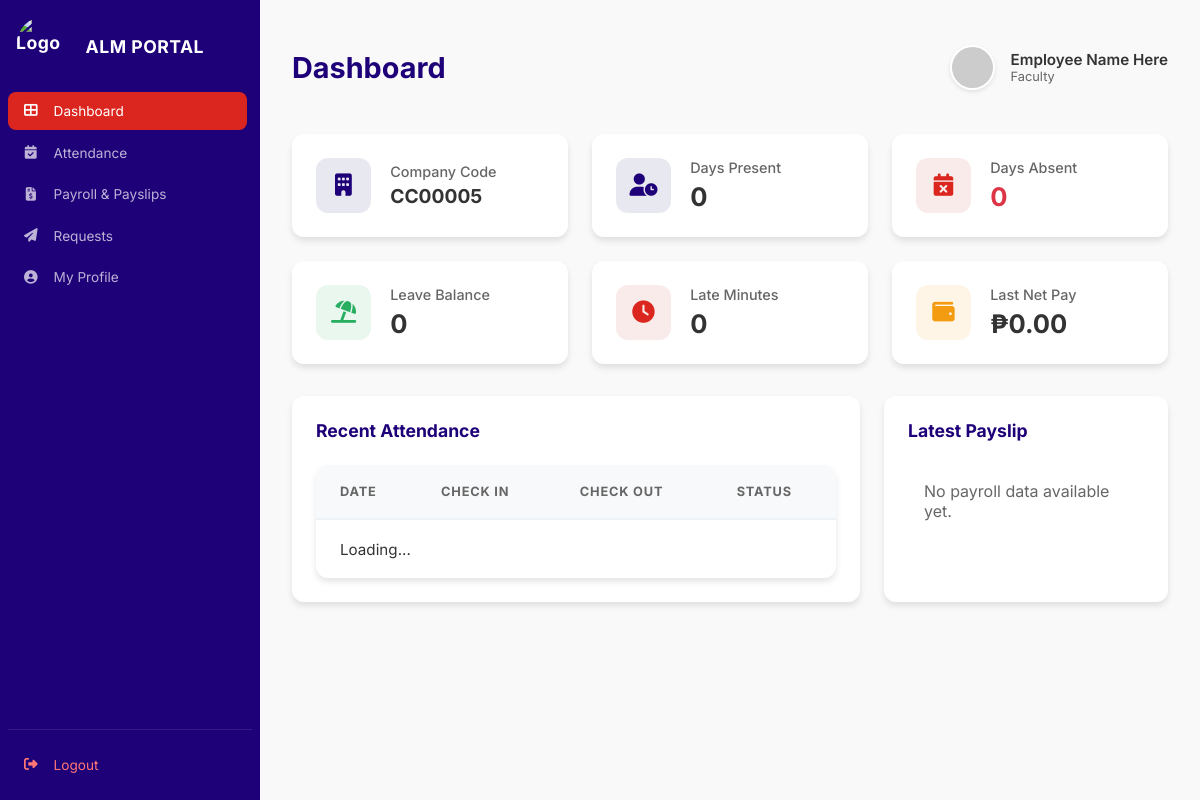
/AI-ML-Test-Bench/ess.php (signed in), run on the app's committed database.
### tables this page shows
CREATE TABLE `employees` (
  `id` int(11) NOT NULL,
  `company_id` int(11) NOT NULL,
  `employee_id` varchar(50) NOT NULL,
  `full_name` varchar(255) NOT NULL,
  `dob` date DEFAULT NULL,
  `position` varchar(100) DEFAULT NULL,
  `faculty_level` enum('SHS','College','Both','') DEFAULT '',
  `hire_date` date DEFAULT NULL,
  `reinstated_at` datetime DEFAULT NULL,
  `reinstated_by` int(11) DEFAULT NULL,
  `department` varchar(100) DEFAULT NULL,
  `basic_salary` decimal(10,2) DEFAULT NULL,
  `status` enum('Active','Inactive','On Leave','Probationary','Contractual','Resigned') DEFAULT 'Active',
  `email` varchar(255) DEFAULT NULL,
  `contact_no` varchar(20) DEFAULT NULL,
  `gender` enum('Male','Female','Other') DEFAULT 'Male',
  `sss` varchar(50) DEFAULT NULL,
  `tin` varchar(50) DEFAULT NULL,
  `philhealth` varchar(50) DEFAULT NULL,
  `pagibig` varchar(50) DEFAULT NULL,
  `leave_balance` int(11) DEFAULT 15,
  `face_descriptor` longtext DEFAULT NULL CHECK (json_valid(`face_descriptor`)),
  `profile_picture` varchar(255) DEFAULT NULL,
  `enrolled_at` datetime DEFAULT NULL,
  `user_id` int(11) DEFAULT NULL,
  `created_at` timestamp NOT NULL DEFAULT current_timestamp(),
  `face_descriptor_encrypted` longtext DEFAULT NULL,
  `encryption_iv` varchar(255) DEFAULT NULL
);

CREATE TABLE `companies` (
  `id` int(11) NOT NULL,
  `company_code` varchar(20) NOT NULL,
  `name` varchar(255) NOT NULL,
  `admin_email` varchar(255) NOT NULL,
  `work_start` time DEFAULT '08:00:00',
  `work_end` time DEFAULT '17:00:00',
  `lunch_start` time DEFAULT '12:00:00',
  `lunch_end` time DEFAULT '13:00:00',
  `lunch_out_start` time DEFAULT '11:30:00',
  `lunch_out_end` time DEFAULT '12:30:00',
  `lunch_in_start` time DEFAULT '12:30:00',
  `lunch_in_end` time DEFAULT '13:30:00',
  `ot_percentage` int(11) DEFAULT 25,
  `deduction_per_sec` decimal(10,4) DEFAULT 0.0083,
  `deduction_per_min` decimal(10,2) DEFAULT 0.50,
  `deduction_per_hour` decimal(10,2) DEFAULT 30.00,
  `biometric_match_threshold` decimal(10,2) DEFAULT 0.60,
  `biometric_duplicate_threshold` decimal(10,2) DEFAULT 0.38,
  `biometric_ambiguity_ratio` decimal(10,2) DEFAULT 1.05,
  `created_at` timestamp NOT NULL DEFAULT current_timestamp(),
  `check_in_start` time DEFAULT '06:00:00',
  `check_in_end` time DEFAULT '10:00:00',
  `check_out_start` time DEFAULT '16:00:00',
  `check_out_end` time DEFAULT '22:00:00',
  `grace_period` int(11) DEFAULT 15,
  `lunch_buffer` int(11) DEFAULT 30,
  `checkout_buffer` int(11) DEFAULT 60,
  `timezone` varchar(100) DEFAULT 'Asia/Manila'
);

### AI-ML-Test-Bench/ess.php (the view, shortened to what this page needs)
<?php
require_once 'backend/db.php';
$user_id = $_SESSION['user_id'];
$stmt = $pdo->prepare("SELECT e.*, u.username, u.email as user_email, c.name as company_name, c.company_code
                     FROM employees e
                     JOIN users u ON e.user_id = u.id
                     JOIN companies c ON e.company_id = c.id
                     WHERE u.id = ?");
$stmt->execute([$user_id]);
$emp = $stmt->fetch();
$full_name = $emp['full_name'] ?? $_SESSION['full_name'] ?? 'Employee';
$company_code = $emp['company_code'] ?? $_SESSION['company_code'] ?? 'N/A';
$position = $emp['position'] ?? 'Staff';
?>
<!DOCTYPE html>
<html lang="en">
<head>
    <link rel="stylesheet" href="https://cdnjs.cloudflare.com/ajax/libs/font-awesome/6.4.0/css/all.min.css">
    <link rel="stylesheet" href="css/style.css">
</head>
<body>
    <div class="app-container">
        <aside class="sidebar">
            <div class="sidebar-header">
                <div class="logo">
                    <img src="assets/logo.jpg" alt="Logo" class="sidebar-logo" border-radius="50%">
                    <span>ALM PORTAL</span>
                </div>
            </div>
            <nav class="sidebar-nav">
                <button class="nav-btn active" onclick="showPage('dashboard', this)">
                    <i class="fas fa-th-large"></i> Dashboard
                </button>
                <button class="nav-btn" onclick="showPage('attendance', this)">
                    <i class="fas fa-calendar-check"></i> Attendance
                </button>
                <button class="nav-btn" onclick="showPage('payroll', this)">
                    <i class="fas fa-file-invoice-dollar"></i> Payroll & Payslips
                </button>
                <button class="nav-btn" onclick="showPage('requests', this)">
                    <i class="fas fa-paper-plane"></i> Requests
                </button>
                <button class="nav-btn" onclick="showPage('profile', this)">
                    <i class="fas fa-user-circle"></i> My Profile
                </button>
            </nav>
            <div class="sidebar-footer">
                <button class="nav-btn logout" onclick="logout()">
                    <i class="fas fa-sign-out-alt"></i> Logout
                </button>
            </div>
        </aside>
        <main class="main-content">
            <header class="top-bar">
                <div class="page-title">
                    <h2 id="current-page-title">Dashboard</h2>
                </div>
                <div class="user-profile">
                    <div class="profile-info">
                        <img src="https://ui-avatars.com/api/?name=<?php echo urlencode($full_name); ?>&background=random" alt="User">
                        <div class="profile-text">
                            <span class="name"><?php echo htmlspecialchars($full_name, ENT_QUOTES, 'UTF-8'); ?></span>
                            <span class="role"><?php echo htmlspecialchars($position, ENT_QUOTES, 'UTF-8'); ?></span>
                        </div>
                    </div>
                </div>
            </header>
            <section id="dashboard" class="page active">
                <div class="stats-grid">
                    <div class="stat-card">
                        <div class="stat-icon blue"><i class="fas fa-building"></i></div>
                        <div class="stat-info">
                            <h3>Company Code</h3>
                            <div class="stat-value" style="font-size: 1.2rem;"><?php echo htmlspecialchars($company_code, ENT_QUOTES, 'UTF-8'); ?></div>
                        </div>
                    </div>
                    <div class="stat-card">
                        <div class="stat-icon blue"><i class="fas fa-user-clock"></i></div>
                        <div class="stat-info">
                            <h3>Days Present</h3>
                            <div class="stat-value" id="stat-present">0</div>
                        </div>
                    </div>
                    <div class="stat-card">
                        <div class="stat-icon red"><i class="fas fa-calendar-times"></i></div>
                        <div class="stat-info">
                            <h3>Days Absent</h3>
                            <div class="stat-value" id="stat-absent" style="color: #dc3545;">0</div>
                        </div>
                    </div>
                    <div class="stat-card">
                        <div class="stat-icon green"><i class="fas fa-umbrella-beach"></i></div>
                        <div class="stat-info">
                            <h3>Leave Balance</h3>
                            <div class="stat-value" id="stat-leave-balance">0</div>
                        </div>
                    </div>
                    <div class="stat-card">
                        <div class="stat-icon red"><i class="fas fa-clock"></i></div>
                        <div class="stat-info">
                            <h3>Late Minutes</h3>
                            <div class="stat-value" id="stat-late">0</div>
                        </div>
                    </div>
                    <div class="stat-card">
                        <div class="stat-icon orange"><i class="fas fa-wallet"></i></div>
                        <div class="stat-info">
                            <h3>Last Net Pay</h3>
                            <div class="stat-value" id="stat-net-pay">₱0.00</div>
                        </div>
                    </div>
                </div>
                <div class="charts-container">
                    <div class="chart-card">
                        <h3>Recent Attendance</h3>
                        <div class="modern-table-wrapper">
                            <table class="modern-table">
                                <thead>
                                    <tr>
                                        <th>Date</th>
                                        <th>Check In</th>
                                        <th>Check Out</th>
                                        <th>Status</th>
                                    </tr>
                                </thead>
                                <tbody id="dashboard-attendance-body">
                                    <tr><td colspan="4" class="text-center">Loading...</td></tr>
                                </tbody>
                            </table>
                        </div>
                    </div>
                    <div class="chart-card">
                        <h3>Latest Payslip</h3>
                        <div id="latest-payslip-summary" class="text-center" style="padding: 1rem;">
                            <p class="text-muted">No payroll data available yet.</p>
                        </div>
                    </div>
                </div>
            </section>
        </main>
    </div>
</body>
</html>

### AI-ML-Test-Bench/css/style.css (style rules this page uses)
* { margin: 0; padding: 0; box-sizing: border-box; font-family: 'Inter', sans-serif; }
body { background-color: var(--bg-light); color: var(--text-dark); }
.app-container { display: flex; min-height: 100vh; }
.sidebar { width: var(--sidebar-width); background-color: var(--primary-color); color: white; padding: 1rem 0.5rem; display: flex; flex-direction: column; position: fixed; height: 100vh; transition: width 0.3s ease; z-index: 1000; }
.sidebar-header { margin-bottom: 1rem; padding: 0 0.5rem; }
.logo { display: flex; align-items: center; gap: 0.6rem; font-size: 1.1rem; font-weight: 700; letter-spacing: 0.5px; }
.sidebar-logo { width: 60px; height: 60px; border-radius: 50%; object-fit: cover; }
.sidebar-nav { flex: 1; display: flex; flex-direction: column; gap: 0.2rem; overflow-y: auto; padding-right: 5px; }
.nav-btn { display: flex; align-items: center; gap: 0.8rem; padding: 0.7rem 0.8rem; background: none; border: none; color: rgba(255, 255, 255, 0.7); cursor: pointer; border-radius: 8px; transition: all 0.2s ease; text-align: left; font-size: 0.85rem; }
.nav-btn.active { background-color: var(--accent-color); color: white; }
.nav-btn i { width: 20px; text-align: center; }
.sidebar-footer { margin-top: auto; border-top: 1px solid rgba(255, 255, 255, 0.1); padding-top: 1rem; }
.logout { color: #ff7675; }
.main-content { flex: 1; margin-left: var(--sidebar-width); padding: 2rem; transition: margin-left 0.3s ease; }
.top-bar { height: var(--header-height); display: flex; justify-content: space-between; align-items: center; margin-bottom: 2rem; }
.page-title h2 { font-size: 1.8rem; font-weight: 700; color: var(--primary-color); }
.user-profile { display: flex; align-items: center; gap: 2rem; }
.profile-info { display: flex; align-items: center; gap: 1rem; }
.profile-info img { width: 45px; height: 45px; border-radius: 50%; object-fit: cover; border: 2px solid white; box-shadow: 0 2px 4px rgba(0, 0, 0, 0.1); }
.profile-text { display: flex; flex-direction: column; }
.profile-text .name { font-weight: 600; font-size: 0.95rem; }
.profile-text .role { font-size: 0.8rem; color: var(--text-muted); }
.page { display: none; animation: slideUp 0.4s ease-out; }
.page.active { display: block; }
.stats-grid { display: grid; grid-template-columns: repeat(auto-fit, minmax(240px, 1fr)); gap: 1.5rem; margin-bottom: 2rem; }
.stat-card { background: white; padding: 1.5rem; border-radius: var(--border-radius); box-shadow: var(--card-shadow); display: flex; align-items: center; gap: 1.2rem; }
.stat-icon { width: 55px; height: 55px; border-radius: 12px; display: flex; align-items: center; justify-content: center; font-size: 1.4rem; }
.stat-icon.blue { background-color: rgba(30, 42, 110, 0.1); color: var(--primary-color); }
.stat-icon.green { background-color: rgba(39, 174, 96, 0.1); color: var(--success-color); }
.stat-icon.red { background-color: rgba(192, 57, 43, 0.1); color: var(--danger-color); }
.stat-icon.orange { background-color: rgba(243, 156, 18, 0.1); color: var(--warning-color); }
.stat-info h3 { font-size: 0.9rem; color: var(--text-muted); font-weight: 500; margin-bottom: 0.3rem; }
.stat-value { font-size: 1.6rem; font-weight: 700; }
.charts-container { display: grid; grid-template-columns: 2fr 1fr; gap: 1.5rem; margin-bottom: 2rem; }
.chart-card { background: white; padding: 1.5rem; border-radius: var(--border-radius); box-shadow: var(--card-shadow); }
.chart-card h3 { margin-bottom: 1.5rem; font-size: 1.1rem; color: var(--primary-color); }
.modern-table-wrapper { background: white; border-radius: var(--border-radius); box-shadow: var(--card-shadow); padding: 0; overflow: hidden; width: 100%; }
.modern-table { width: 100%; border-collapse: collapse; }
.modern-table thead th { background-color: #f8f9fa; color: var(--text-muted); font-size: 0.8rem; font-weight: 700; text-transform: uppercase; letter-spacing: 0.8px; padding: 1.2rem 1.5rem; border-bottom: 2px solid #edf2f7; text-align: left; }
.modern-table tbody tr { transition: background 0.2s; }
.modern-table tbody td { padding: 1.2rem 1.5rem; border-bottom: 1px solid #edf2f7; vertical-align: middle; font-size: 0.95rem; }
.text-muted { color: var(--text-muted); }
table { width: 100%; border-collapse: collapse; }
th, td { padding: 1rem; text-align: left; border-bottom: 1px solid #eee; }
th { font-weight: 600; color: var(--text-muted); font-size: 0.9rem; }
td { font-size: 0.95rem; }
tr:last-child td { border-bottom: none; }

### data on the page
employees: full_name "Employee Name Here", position "Faculty", company.company_code "CC00005"
